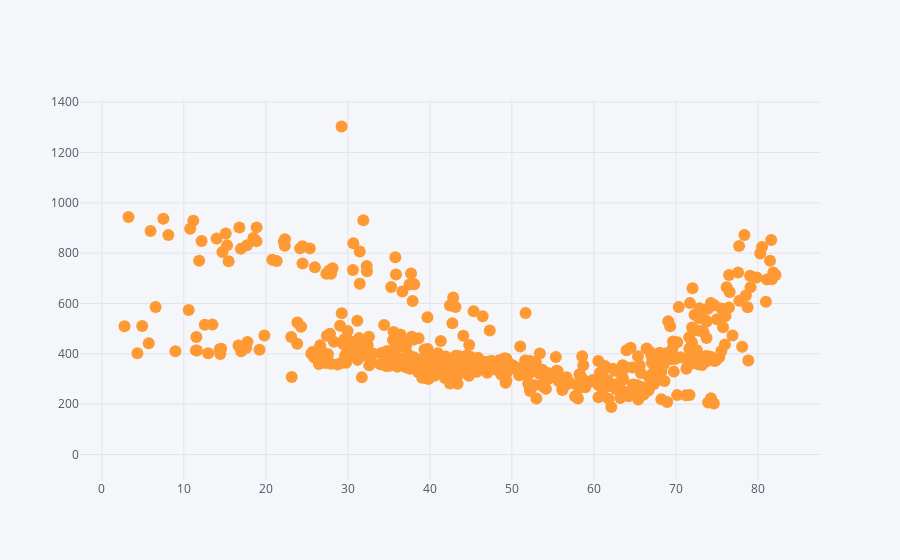

Source (notebook cell):
### Code cell
electric_day.ix['N11 ATS (U1)'].join(daily_temperature).iplot(x='TEMPERATURE', y='Usage', mode='markers')

### Figure 1 — Plotly figure (JSON) as saved in the notebook; plotly's stock layout.template omitted (floating-point values rounded to 4 significant figures; data arrays with more than 128 entries replaced by an {"elided": "..."} marker saying what was removed)
{"data": [{"line": {"color": "rgba(255, 153, 51, 1.0)", "dash": "solid", "width": 1.3}, "marker": {"size": 12, "symbol": "dot"}, "mode": "markers", "name": "Usage", "text": "", "type": "scatter", "x": {"elided": "731 float values"}, "y": {"elided": "731 float values"}}], "layout": {"legend": {"bgcolor": "#F5F6F9", "font": {"color": "#4D5663"}}, "paper_bgcolor": "#F5F6F9", "plot_bgcolor": "#F5F6F9", "titlefont": {"color": "#4D5663"}, "xaxis1": {"gridcolor": "#E1E5ED", "showgrid": true, "tickfont": {"color": "#4D5663"}, "title": "", "titlefont": {"color": "#4D5663"}, "zerolinecolor": "#E1E5ED"}, "yaxis1": {"gridcolor": "#E1E5ED", "showgrid": true, "tickfont": {"color": "#4D5663"}, "title": "", "titlefont": {"color": "#4D5663"}, "zerolinecolor": "#E1E5ED"}}}
